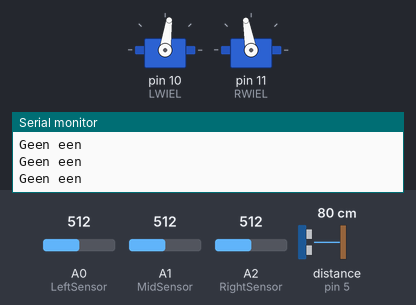
Recording of a sketch running on a simulated Arduino Uno, built with avr-gcc and run on an emulated ATmega328P. Parts: 2 × servo, the last lines printed to the serial monitor. Wiring (inferred from the names in the program): ultrasonic range finder: trigger pin 4; echo pin 5; 2 × servo: signal pin 10 / signal pin 11. The inputs (shaded band) are chosen by the test bench; at power-on: A0 (LeftSensor) = 512, distance to the obstacle (sensor on pin 5) 80 cm, A1 (MidSensor) = 512, A2 (RightSensor) = 512. The echo pulse lasts 58.3 µs per cm; servo pulses on a pin are drawn as a servo (544–2400 µs = 0–180°).

Above: at 1.2 s.
1.3 s: A0 (LeftSensor) set to 591
At 2.5 s:
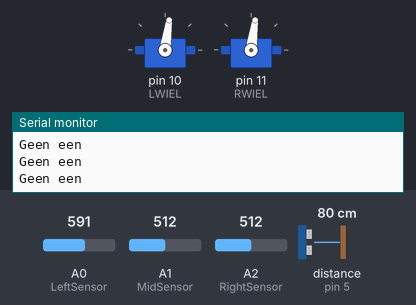
2.8 s: A0 (LeftSensor) set to 616
At 3.3 s:
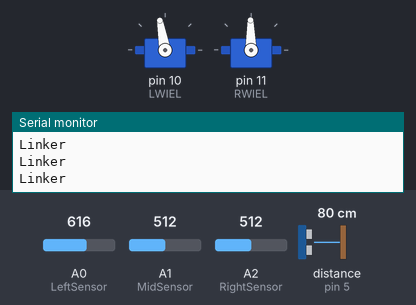
4.3 s: distance to the obstacle (sensor on pin 5) set to 2 cm
7.3 s: A1 (MidSensor) set to 592
8.8 s: A1 (MidSensor) set to 610
10.7 s: A2 (RightSensor) set to 593
13.7 s: A2 (RightSensor) set to 618
At 14.8 s:
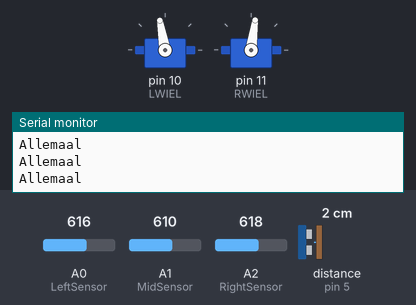
Timing chart, 0 to 16.7 s (numbered marks = the images above; inputs shaded):
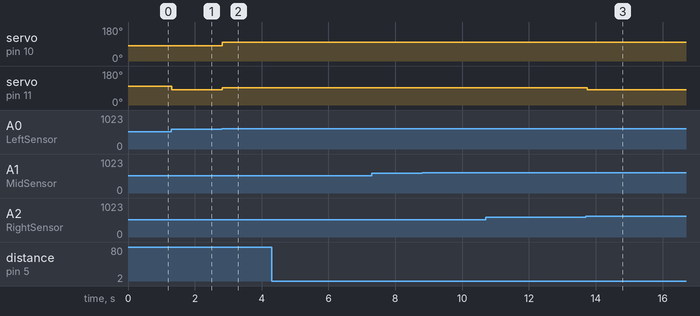

Measured:
- the behaviour switches between 600 and 601 on A0 (LeftSensor) (found by bisection; images 1 and 2)
- after the input at 2.8 s, servo on pin 10 (LWIEL): 82° → 100° at once; servo on pin 11 (RWIEL): 82° → 91° at once
- after the input at 13.7 s, servo on pin 11 (RWIEL): 91° → 82° after 0.05 s

The sketch:

sketch_jan21d.ino
```cpp
#include <PID_v1.h>
#define LWIEL 10
#define RWIEL 11
#define trigPin 4
#define echoPin 5

#define STOP 1500
#define SERVOMAX 2500
#define SERVOMIN 500

int LeftWheelValue = 1400;
int RightWheelValue = 1600;

const uint16_t t1_load = 0;
const uint16_t t1_comp = 40000;

double setPoint = 15; //Desired distance in cm
double distance; // Input for PID
double PIDOutput;
double filteredOutput;
double Kp = 20;
double Ki = 10;
double Kd = 5;

const int numReadings = 50;

int readings[numReadings];      // the readings from the analog input
int readIndex = 0;              // the index of the current reading
int total = 0;                  // the running total
double average = 0;                // the average

PID myPID(&average, &PIDOutput, &setPoint, Kp, Ki, Kd, DIRECT);

int LeftSensor = A0;  // Links
int MidSensor = A1;  // Midden
int RightSensor = A2;  // Rechts

float start;
float vergelijk;

int LeftSensorIR;
int MidSensorIR;
int RightSensorIR;

void setup()
{
  pinMode(LWIEL, OUTPUT);
  pinMode(RWIEL, OUTPUT);
  pinMode(trigPin, OUTPUT);
  pinMode(echoPin, INPUT);
  initAverage();
  initInterrupt();
  Serial.begin(9600);
  myPID.SetMode(AUTOMATIC); //turn on PID
  myPID.SetTunings(Kp,Ki,Kd);//set gain

  pinMode(LeftSensor, INPUT);
  pinMode(MidSensor, INPUT);
  pinMode(RightSensor, INPUT);

  Serial.println("Started up.");
}

void loop()
{
 keuzeSturen(sensorWaarden());
}

void calculateWheels()
{
  if(average < 7)
  {
    achteruit();
  }
  else
  {
    myPID.Compute();
    filteredOutput = map(PIDOutput, 0, 255, 0, 100);
    PID2Servo();
  }
}

int sensorWaarden()
{
  char returnValue = 0;
  char A,B,C = 0;

  LeftSensorIR = analogRead(LeftSensor);
  MidSensorIR = analogRead(MidSensor);
  RightSensorIR = analogRead(RightSensor);

  if(LeftSensorIR > 600){A = 0x02;} else{A = 0x00;}
  if(MidSensorIR > 600){B = 0x04;}  else{B = 0x00;}
  if(RightSensorIR > 600){C = 0x01;} else{C = 0x00;}
  returnValue = A+B+C;
  return returnValue;
}

void keuzeSturen(int sensorWaarden)
{
  switch(sensorWaarden){
    case 0x00:
    vergelijk = millis();
      if((vergelijk - start)>750){
        float verschil=vergelijk-start;
        start=millis();
        while((LeftSensorIR < 600) && (MidSensorIR < 600) && (RightSensorIR < 600))
        {
          draai();
          LeftSensorIR = analogRead(LeftSensor);
          MidSensorIR = analogRead(MidSensor);
          RightSensorIR = analogRead(RightSensor);
          }
        }
      Serial.println("Geen een");
    break;
    case 0x01:
      rechts();
      Serial.println("Rechter");
    break;
    case 0x02:
      links();
      Serial.println("Linker");
    break;
    case 0x03:
      //error
      Serial.println("Rechter en Linker");
    break;
    case 0x04:
      calculateWheels();
      Serial.println("Middelste");
    break;
    case 0x05:
      rechts();
      Serial.println("Middelste en rechter");
    break;
    case 0x06:
      links();
      Serial.println("Middelste en linker");
    break;
    case 0x07:
      calculateWheels();
      Serial.println("Allemaal");
    break;
    default :
      //error
      Serial.println("ERROR");
  }
}

void PID2Servo()
{
  LeftWheelValue = 1400+filteredOutput;
  RightWheelValue = 1600-filteredOutput;
}

void aansturenServo(int servopin,  float input)
{
  digitalWrite(servopin, HIGH);
  delayMicroseconds(input);
  digitalWrite(servopin, LOW);
}

int getDistance()
{
  digitalWrite(trigPin, LOW);
  delayMicroseconds(2);

  digitalWrite(trigPin, HIGH);
  delayMicroseconds(10);
  digitalWrite(trigPin, LOW);

  long duration = pulseIn(echoPin, HIGH);

  int calculated = duration*0.034/2;
  if (calculated > 100){return 100;}

  distance = calculated;
  getAverage();
}

void initInterrupt()
{
  TCCR1A = 0;

  TCCR1B |= ~(1 << CS12);
  TCCR1B &= (1 << CS11);
  TCCR1B &= ~(1 << CS10);

  TCNT1 = t1_load;
  OCR1A = t1_comp;

  TIMSK1 = (1 << OCIE1A);

  sei();
}


void initAverage()
{
  for (int thisReading = 0; thisReading < numReadings; thisReading++)
    readings[thisReading] = 0;
}

void getAverage()
{
  total = total - readings[readIndex];
  readings[readIndex] = distance;
  total = total + readings[readIndex];
  readIndex = readIndex + 1;

  if (readIndex >= numReadings) {
    readIndex = 0;
  }

  average = total / numReadings;
  delay(2);
}

ISR(TIMER1_COMPA_vect)
{
  TCNT1 = t1_load;
  aansturenServo(LWIEL, LeftWheelValue);
  aansturenServo(RWIEL, RightWheelValue);
  distance = getDistance();

}

void links()
{
  LeftWheelValue = 1600;
  RightWheelValue = 1500;
}

void rechts()
{
  LeftWheelValue = 1500;
  RightWheelValue = 1400;
}

void stilstand()
{
  LeftWheelValue = 1500;
  RightWheelValue = 1500;
}

void draai()
{
  LeftWheelValue = 1400;
  RightWheelValue = 1400;
}

void rechtdoor()
{
  LeftWheelValue = 1400;
  RightWheelValue = 1600;
}

void achteruit()
{
  LeftWheelValue = 1600;
  RightWheelValue = 1400;
}
```
